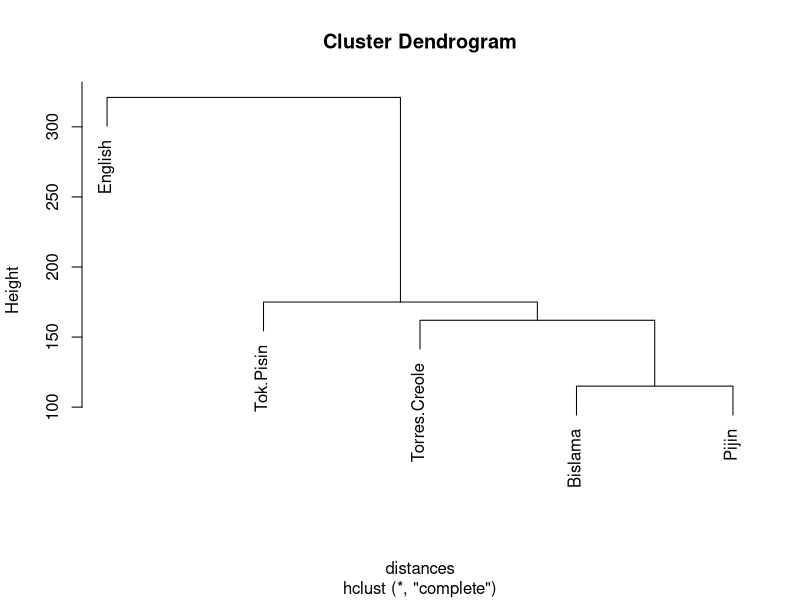
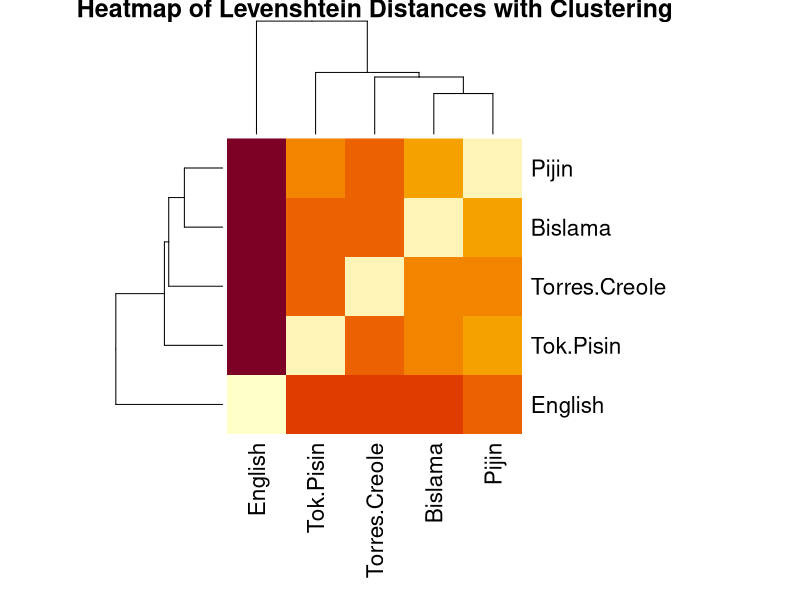

Write the R code that produced these figures, in order.
#Set the working directory to the directory of the file
setwd(dirname(rstudioapi::getActiveDocumentContext()$path))

#Library for cluster analysis
library(cluster)
library(stringdist)
library(gplots)

#Load the data from the merged data file
data <- read.csv("../data/merged_data_4_clean.csv")
View(data)

#Set the rownames to be the English equivalents
rownames(data) <- data$English
View(data)

#Remove English from the rows that are analyzed
#data <- data[,c("Bislama", "Pijin", "Tok.Pisin", "Torres.Creole")]
#View(data)

#Transpose the data
#data.transposed <- data.frame(t(data))
#View(data.transposed)
#colnames(data.transposed)

#Calculate the Levenshtein distance for all languages
distances <- stringdistmatrix(data, data, method = "lv")
rownames(distances) <- names(data)
colnames(distances) <- names(data)
View(distances)

#Cluster the languages based on the distance matrix
distances <- as.dist(distances)
cluster <- hclust(distances,method="complete")
plot(cluster)

heatmap(as.matrix(distances),
          Rowv = as.dendrogram(cluster),  # Row clustering
          Colv = as.dendrogram(cluster),  # Column clustering
          trace = "none",            # No trace lines inside the heatmap
          dendrogram = "both",        # Add dendrograms to both axes
          margins = c(10, 10),        # Margins for axis labels
          labRow = names(data),    # Row labels (vocabulary)
          labCol = names(data),    # Column labels (vocabulary)
          main = "Heatmap of Levenshtein Distances with Clustering")
